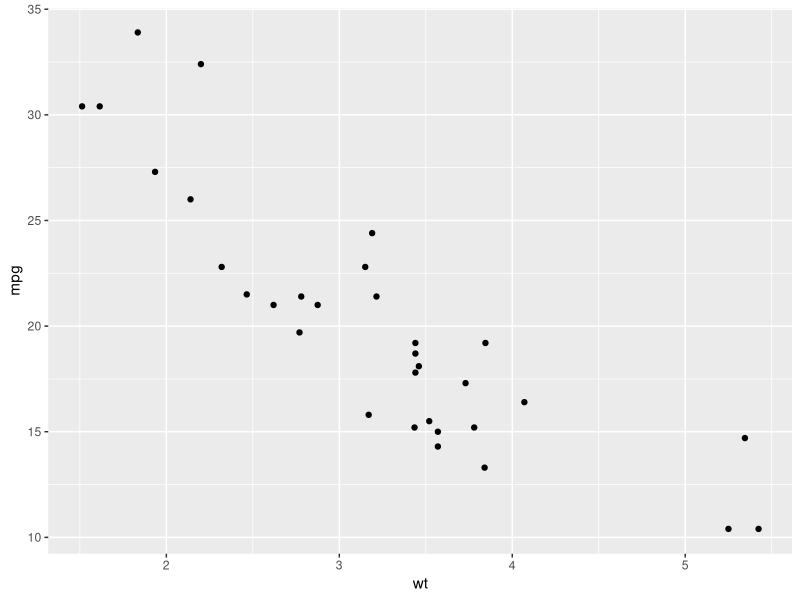
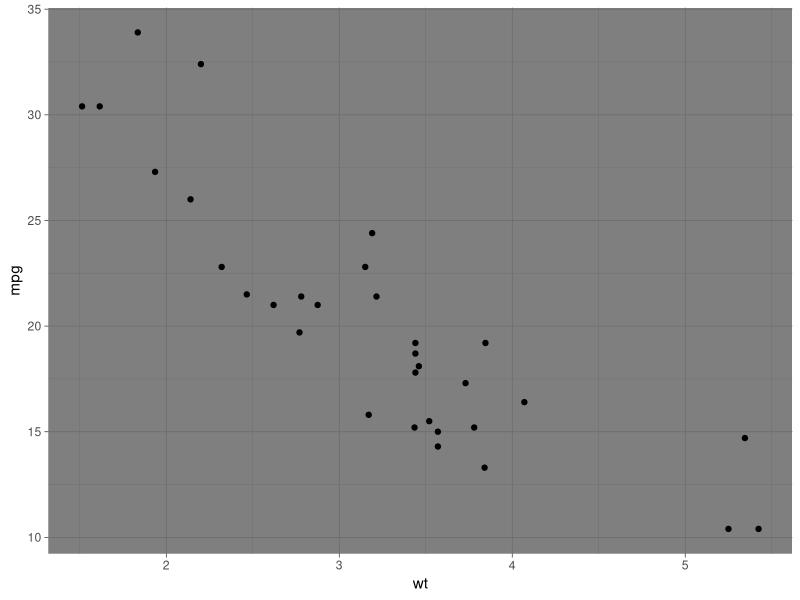
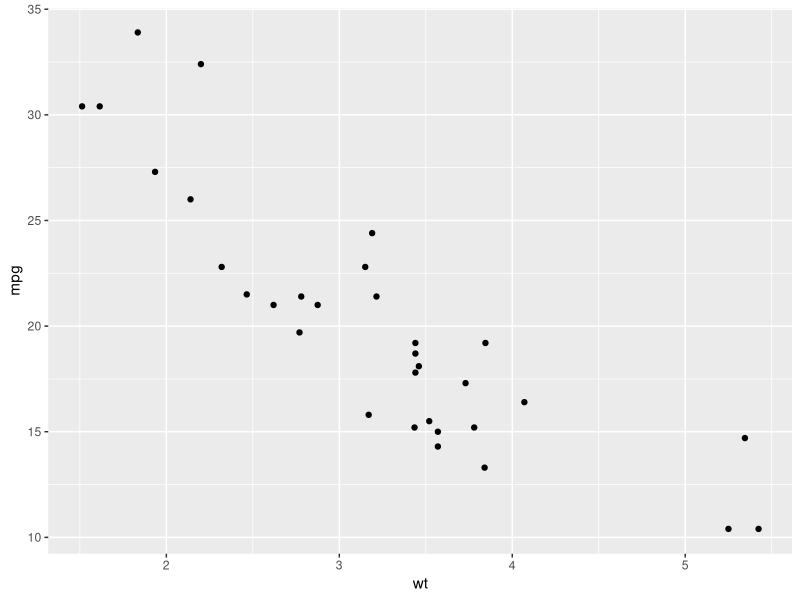
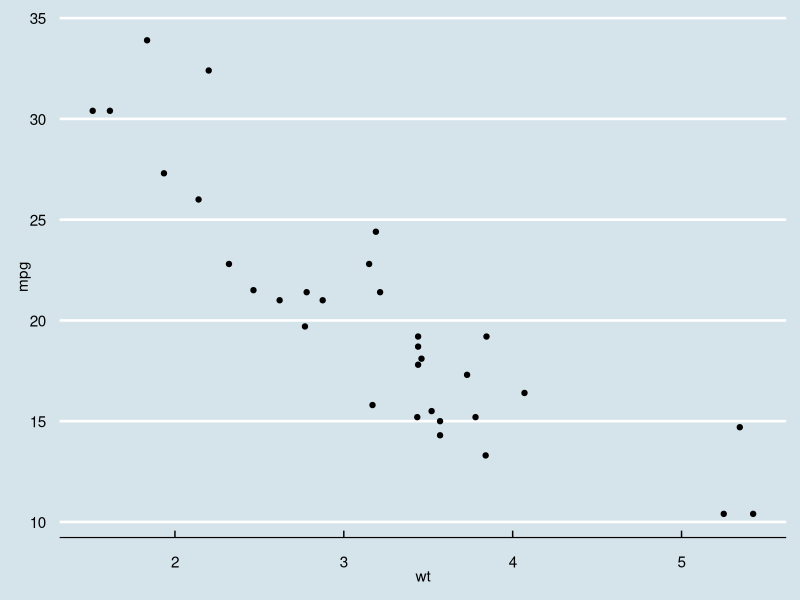

Reproduce these figures in R, in order.
#themes
library(ggplot2)
library(ggthemes)

#theme_set(theme_minimal())
pl <- ggplot(mtcars,aes(x=wt,y=mpg)) + geom_point()
print(pl)

print(pl + theme_dark())

install.packages("ggthemes")

pl <- ggplot(mtcars,aes(x=wt,y=mpg)) + geom_point()
print(pl)

print(pl + theme_economist())
